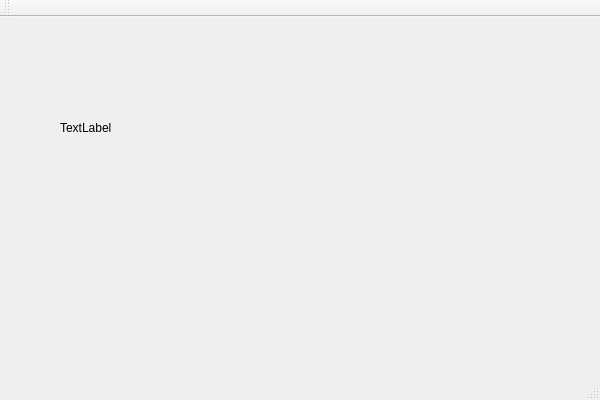
<?xml version="1.0" encoding="UTF-8"?>
<ui version="4.0">
 <class>tanks_gameClass</class>
 <widget class="QMainWindow" name="tanks_gameClass">
  <property name="geometry">
   <rect>
    <x>0</x>
    <y>0</y>
    <width>600</width>
    <height>400</height>
   </rect>
  </property>
  <property name="windowTitle">
   <string>tanks_game</string>
  </property>
  <widget class="QWidget" name="centralWidget">
   <widget class="QLabel" name="label">
    <property name="geometry">
     <rect>
      <x>60</x>
      <y>50</y>
      <width>221</width>
      <height>121</height>
     </rect>
    </property>
    <property name="text">
     <string>TextLabel</string>
    </property>
   </widget>
  </widget>
  <widget class="QMenuBar" name="menuBar">
   <property name="geometry">
    <rect>
     <x>0</x>
     <y>0</y>
     <width>600</width>
     <height>18</height>
    </rect>
   </property>
  </widget>
  <widget class="QToolBar" name="mainToolBar">
   <attribute name="toolBarArea">
    <enum>TopToolBarArea</enum>
   </attribute>
   <attribute name="toolBarBreak">
    <bool>false</bool>
   </attribute>
  </widget>
  <widget class="QStatusBar" name="statusBar"/>
 </widget>
 <layoutdefault spacing="6" margin="11"/>
 <resources>
  <include location="tanks_game.qrc"/>
 </resources>
 <connections/>
</ui>
